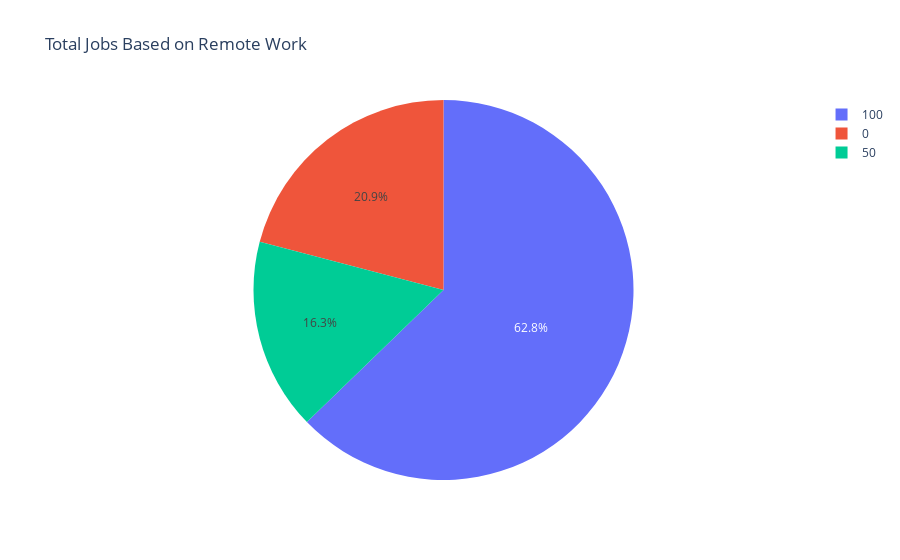

The notebook cell saved with this chart:
### Code cell
best = data.groupby('remote_ratio',as_index=False)['salary_in_usd'].count().sort_values(by='salary_in_usd',ascending=False)

fig = px.pie(best,names='remote_ratio',values='salary_in_usd',title='Total Jobs Based on Remote Work')
fig.show()

### Figure 1 — Plotly figure (JSON) as saved in the notebook; plotly's stock layout.template omitted (floating-point values rounded to 4 significant figures)
{"data": [{"domain": {"x": [0, 1], "y": [0, 1]}, "hovertemplate": "remote_ratio=%{label}<br>salary_in_usd=%{value}<extra></extra>", "labels": [100, 0, 50], "legendgroup": "", "name": "", "showlegend": true, "type": "pie", "values": [381, 127, 99]}], "layout": {"legend": {"tracegroupgap": 0}, "title": {"text": "Total Jobs Based on Remote Work"}}}
